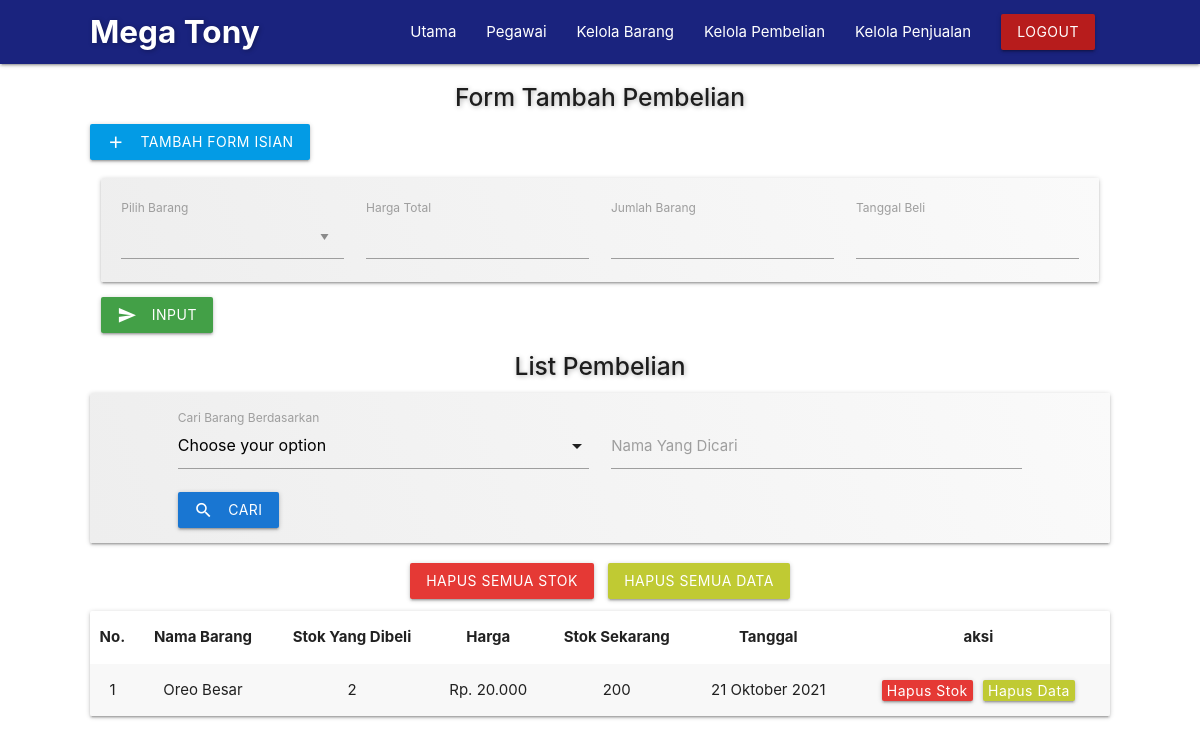
/admin/pembelian.php (signed in), run on an earlier commit of the app's database.
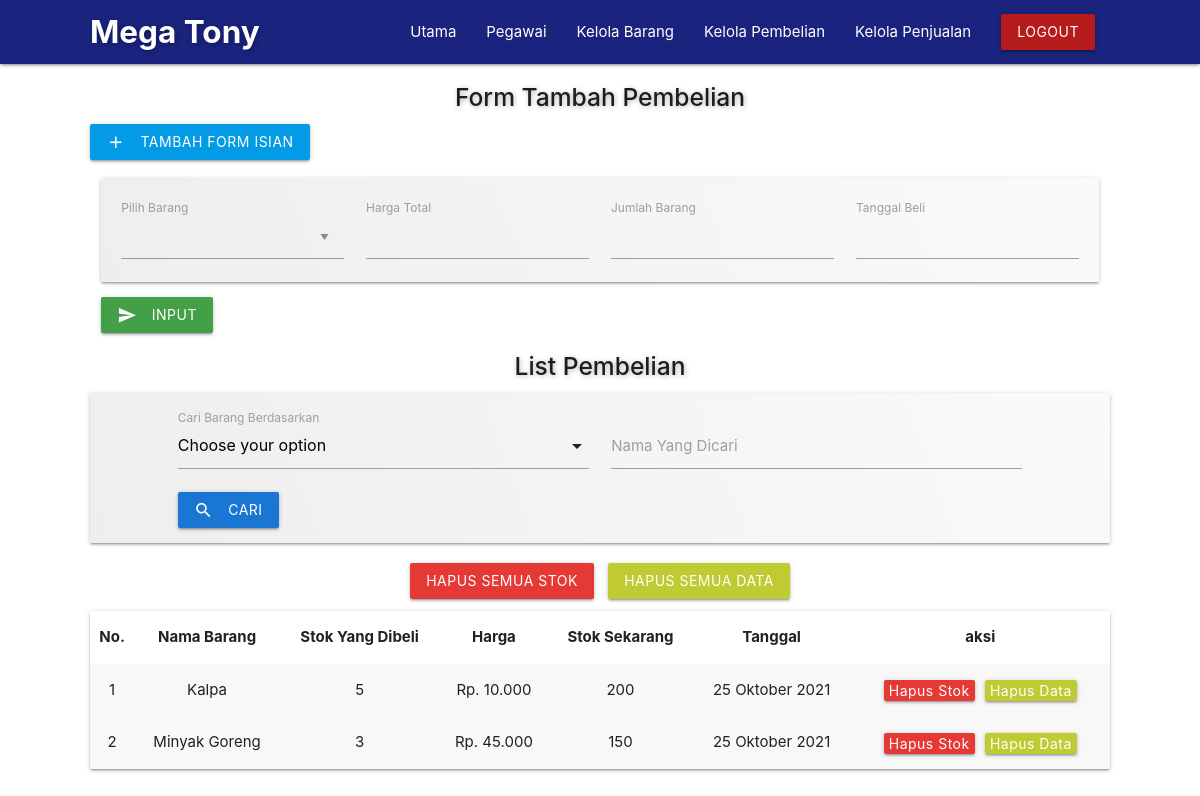
And on a later commit of the database.
### tables this page shows
CREATE TABLE IF NOT EXISTS `pembelian` (
  `id` int(11) NOT NULL AUTO_INCREMENT,
  `id_barang` int(11) DEFAULT NULL,
  `harga_yg_dibeli` double DEFAULT NULL,
  `stok_yg_dibeli` int(11) DEFAULT NULL,
  `stok_awal` int(11) DEFAULT NULL,
  `tot_stok` int(11) DEFAULT NULL,
  `tanggal` date DEFAULT NULL,
  PRIMARY KEY (`id`)
);

CREATE TABLE IF NOT EXISTS `list_barang` (
  `id_barang` int(11) NOT NULL AUTO_INCREMENT,
  `nama_barang` text DEFAULT NULL,
  `harga` double DEFAULT NULL,
  `stok` int(11) DEFAULT NULL,
  `promo` text DEFAULT NULL,
  `diskon` int(11) DEFAULT NULL,
  `satuan` varchar(50) DEFAULT NULL,
  `unit` int(11) DEFAULT NULL,
  `tgl_expire` date DEFAULT NULL,
  `foto` text DEFAULT NULL,
  PRIMARY KEY (`id_barang`)
);

### admin/asset/datetime/datetimeFormat.php (called while the page is built, shortened)
<?php
class datetimeFormat {
    public static function TanggalIndo($date){
          $BulanIndo = array(
                            "Januari",
                            "Februari",
                            "Maret",
                            "April",
                            "Mei",
                            "Juni",
                            "Juli",
                            "Agustus",
                            "September",
                            "Oktober",
                            "November",
                            "Desember"
                            );
          $tahun = substr($date, 0, 4);
          $bulan = substr($date, 5, 2);
          $tgl   = substr($date, 8, 2);
          $result = $tgl . " " . $BulanIndo[(int)$bulan-1] . " ". $tahun;
          return($result);
    }
}
?>

### admin/pembelian.php (the view, shortened to what the changed rows need)
<?php
	include('template/header.php');
	include('asset/datetime/datetimeFormat.php');
?>
<link rel="stylesheet" type="text/css" href="asset/css/pembelian-penjualan-style.css">
<?php
  $qry    = "SELECT
							a.*,
							b.nama_barang,
							b.stok
						FROM pembelian a
						LEFT JOIN list_barang b ON a.id_barang=b.id_barang";
  $orderby = "id";
  $sel_qry = mysqli_query($mysqli, "SELECT * FROM pembelian");
  $jum_data = mysqli_num_rows($sel_qry);
?>
	<section id="pembelian">
		<div class="container list-barang">
			<?php
			 if ($jum_data == 0) {
			?>
				<h5 class="center-align title-form red-text text-darken-1">Pembelian Belum Ada</h5>
			<?php } else { ?>
			<div class="card-panel">
				<table class="striped centered responsive-table">
	        <thead>
	          <tr>
	          		<th>No.</th>
	              <th>Nama Barang</th>
	              <th>Stok Yang Dibeli</th>
	              <th>Harga</th>
	              <th>Stok Sekarang</th>
	              <th>Tanggal</th>
	              <th>aksi</th>
	          </tr>
	        </thead>
	        <tbody>
	        <?php
	        	$no = 1;
						$kolomCari=(isset($_GET['Kolom']))? $_GET['Kolom'] : "";
						$kolomKataKunci=(isset($_GET['KataKunci']))? $_GET['KataKunci'] : "";
						if($kolomCari=="" && $kolomKataKunci==""){
						  $dt = mysqli_query($mysqli, "$qry ORDER BY $orderby DESC");
						}else{
						  $dt = mysqli_query($mysqli, "$qry WHERE $kolomCari LIKE '%$kolomKataKunci%'");
						}
						while($data = mysqli_fetch_array($dt)) {
					?>
	          <tr>
	          	<td><?php echo $no; ?></td>
	            <td><?php echo $data['nama_barang']; ?></td>
	            <td><?php echo $data['stok_yg_dibeli']; ?></td>
	            <td>Rp. <?php echo number_format($data['harga_yg_dibeli'],0,",","."); ?></td>
	            <td><?php echo $data['stok']; ?></td>
	            <td><?php echo datetimeFormat::TanggalIndo($data['tanggal']); ?></td>
	            <td>
	            	<a class="waves-effect waves-light btn red darken-1 confirm-delete-stok" style="cursor: pointer;">Hapus Stok</a>
	            	<a class="waves-effect waves-light btn lime darken-1 confirm-delete-data" style="cursor: pointer;">Hapus Data</a>
	            </td>
	          </tr>
	        <?php $no++; } ?>
	        </tbody>
	      </table>
			</div>
		<?php } ?>
		</div>
	</section>
<?php include('template/footer.php'); ?>

What changed in the data, as far as the page shows it:
removed pembelian: id_barang.nama_barang "Oreo Besar", stok_yg_dibeli "2", harga_yg_dibeli "20.000", id_barang.stok "200", tanggal "21 Oktober 2021"
added pembelian: id_barang.nama_barang "Kalpa", stok_yg_dibeli "5", harga_yg_dibeli "10.000", id_barang.stok "200", tanggal "25 Oktober 2021"
added pembelian: id_barang.nama_barang "Minyak Goreng", stok_yg_dibeli "3", harga_yg_dibeli "45.000", id_barang.stok "150", tanggal "25 Oktober 2021"
